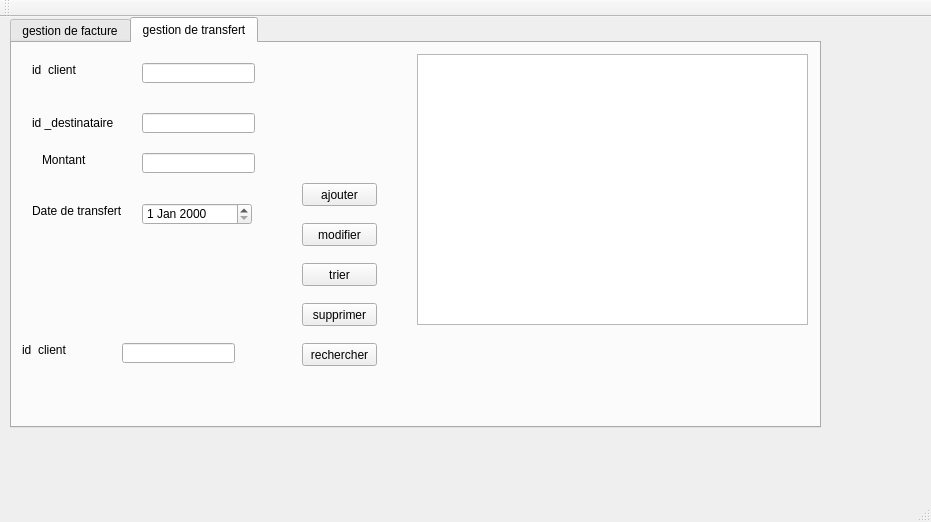
<?xml version="1.0" encoding="UTF-8"?>
<ui version="4.0">
 <class>MainWindow</class>
 <widget class="QMainWindow" name="MainWindow">
  <property name="geometry">
   <rect>
    <x>0</x>
    <y>0</y>
    <width>931</width>
    <height>522</height>
   </rect>
  </property>
  <property name="windowTitle">
   <string>Gestion des Factures</string>
  </property>
  <widget class="QWidget" name="centralWidget">
   <widget class="QTabWidget" name="tabWidget">
    <property name="geometry">
     <rect>
      <x>10</x>
      <y>0</y>
      <width>811</width>
      <height>411</height>
     </rect>
    </property>
    <property name="currentIndex">
     <number>1</number>
    </property>
    <widget class="QWidget" name="tab">
     <attribute name="title">
      <string>gestion de facture</string>
     </attribute>
     <widget class="QLabel" name="label">
      <property name="geometry">
       <rect>
        <x>20</x>
        <y>30</y>
        <width>61</width>
        <height>16</height>
       </rect>
      </property>
      <property name="text">
       <string>Identifiant</string>
      </property>
     </widget>
     <widget class="QLabel" name="label_2">
      <property name="geometry">
       <rect>
        <x>20</x>
        <y>90</y>
        <width>47</width>
        <height>13</height>
       </rect>
      </property>
      <property name="text">
       <string>type</string>
      </property>
     </widget>
     <widget class="QLabel" name="label_3">
      <property name="geometry">
       <rect>
        <x>20</x>
        <y>150</y>
        <width>47</width>
        <height>13</height>
       </rect>
      </property>
      <property name="text">
       <string>prix</string>
      </property>
     </widget>
     <widget class="QLineEdit" name="lineEdit_id">
      <property name="geometry">
       <rect>
        <x>130</x>
        <y>30</y>
        <width>113</width>
        <height>20</height>
       </rect>
      </property>
     </widget>
     <widget class="QLineEdit" name="lineEdit_type">
      <property name="geometry">
       <rect>
        <x>130</x>
        <y>90</y>
        <width>113</width>
        <height>20</height>
       </rect>
      </property>
     </widget>
     <widget class="QLineEdit" name="lineEdit_prix">
      <property name="geometry">
       <rect>
        <x>130</x>
        <y>150</y>
        <width>113</width>
        <height>20</height>
       </rect>
      </property>
     </widget>
     <widget class="QPushButton" name="pb_ajouter">
      <property name="geometry">
       <rect>
        <x>280</x>
        <y>140</y>
        <width>75</width>
        <height>23</height>
       </rect>
      </property>
      <property name="text">
       <string>Ajouter</string>
      </property>
     </widget>
     <widget class="QPushButton" name="modifier">
      <property name="geometry">
       <rect>
        <x>280</x>
        <y>170</y>
        <width>75</width>
        <height>23</height>
       </rect>
      </property>
      <property name="text">
       <string>modifier</string>
      </property>
     </widget>
     <widget class="QPushButton" name="pushButton_tri">
      <property name="geometry">
       <rect>
        <x>280</x>
        <y>200</y>
        <width>71</width>
        <height>23</height>
       </rect>
      </property>
      <property name="text">
       <string>trier</string>
      </property>
     </widget>
     <widget class="QPushButton" name="pb_supprimer">
      <property name="geometry">
       <rect>
        <x>280</x>
        <y>230</y>
        <width>75</width>
        <height>23</height>
       </rect>
      </property>
      <property name="text">
       <string>Supprimer</string>
      </property>
     </widget>
     <widget class="QPushButton" name="pushButton">
      <property name="geometry">
       <rect>
        <x>280</x>
        <y>260</y>
        <width>75</width>
        <height>23</height>
       </rect>
      </property>
      <property name="text">
       <string>rechercher</string>
      </property>
     </widget>
     <widget class="QLineEdit" name="lineEdit_id_2">
      <property name="geometry">
       <rect>
        <x>130</x>
        <y>260</y>
        <width>113</width>
        <height>20</height>
       </rect>
      </property>
     </widget>
     <widget class="QLabel" name="label_4">
      <property name="geometry">
       <rect>
        <x>30</x>
        <y>260</y>
        <width>61</width>
        <height>16</height>
       </rect>
      </property>
      <property name="text">
       <string>Identifiant</string>
      </property>
     </widget>
     <widget class="QTableView" name="tabfacture">
      <property name="geometry">
       <rect>
        <x>430</x>
        <y>20</y>
        <width>361</width>
        <height>261</height>
       </rect>
      </property>
     </widget>
    </widget>
    <widget class="QWidget" name="tab_2">
     <attribute name="title">
      <string>gestion de transfert</string>
     </attribute>
     <widget class="QLabel" name="label_5">
      <property name="geometry">
       <rect>
        <x>20</x>
        <y>20</y>
        <width>47</width>
        <height>13</height>
       </rect>
      </property>
      <property name="text">
       <string>id_client</string>
      </property>
     </widget>
     <widget class="QLineEdit" name="lineEdit_idclient">
      <property name="geometry">
       <rect>
        <x>130</x>
        <y>20</y>
        <width>113</width>
        <height>20</height>
       </rect>
      </property>
     </widget>
     <widget class="QLineEdit" name="lineEdit_iddest">
      <property name="geometry">
       <rect>
        <x>130</x>
        <y>70</y>
        <width>113</width>
        <height>20</height>
       </rect>
      </property>
     </widget>
     <widget class="QLineEdit" name="lineEdit_montant">
      <property name="geometry">
       <rect>
        <x>130</x>
        <y>110</y>
        <width>113</width>
        <height>20</height>
       </rect>
      </property>
     </widget>
     <widget class="QDateEdit" name="dateEdit_date">
      <property name="geometry">
       <rect>
        <x>130</x>
        <y>160</y>
        <width>110</width>
        <height>22</height>
       </rect>
      </property>
     </widget>
     <widget class="QLabel" name="label_6">
      <property name="geometry">
       <rect>
        <x>20</x>
        <y>70</y>
        <width>101</width>
        <height>20</height>
       </rect>
      </property>
      <property name="text">
       <string>id _destinataire</string>
      </property>
     </widget>
     <widget class="QLabel" name="label_7">
      <property name="geometry">
       <rect>
        <x>30</x>
        <y>110</y>
        <width>47</width>
        <height>13</height>
       </rect>
      </property>
      <property name="text">
       <string>Montant</string>
      </property>
     </widget>
     <widget class="QLabel" name="label_8">
      <property name="geometry">
       <rect>
        <x>20</x>
        <y>160</y>
        <width>91</width>
        <height>16</height>
       </rect>
      </property>
      <property name="text">
       <string>Date de transfert</string>
      </property>
     </widget>
     <widget class="QPushButton" name="pushButton_ajouter2">
      <property name="geometry">
       <rect>
        <x>290</x>
        <y>140</y>
        <width>75</width>
        <height>23</height>
       </rect>
      </property>
      <property name="text">
       <string>ajouter</string>
      </property>
     </widget>
     <widget class="QPushButton" name="pushButton_3">
      <property name="geometry">
       <rect>
        <x>290</x>
        <y>180</y>
        <width>75</width>
        <height>23</height>
       </rect>
      </property>
      <property name="text">
       <string>modifier</string>
      </property>
     </widget>
     <widget class="QPushButton" name="pushButton_4">
      <property name="geometry">
       <rect>
        <x>290</x>
        <y>220</y>
        <width>75</width>
        <height>23</height>
       </rect>
      </property>
      <property name="text">
       <string>trier</string>
      </property>
     </widget>
     <widget class="QPushButton" name="supprimer_transfert">
      <property name="geometry">
       <rect>
        <x>290</x>
        <y>260</y>
        <width>75</width>
        <height>23</height>
       </rect>
      </property>
      <property name="text">
       <string>supprimer</string>
      </property>
     </widget>
     <widget class="QPushButton" name="pushButton_6">
      <property name="geometry">
       <rect>
        <x>290</x>
        <y>300</y>
        <width>75</width>
        <height>23</height>
       </rect>
      </property>
      <property name="text">
       <string>rechercher</string>
      </property>
     </widget>
     <widget class="QLabel" name="label_9">
      <property name="geometry">
       <rect>
        <x>10</x>
        <y>300</y>
        <width>47</width>
        <height>13</height>
       </rect>
      </property>
      <property name="text">
       <string>id_client</string>
      </property>
     </widget>
     <widget class="QLineEdit" name="lineEdit_metier">
      <property name="geometry">
       <rect>
        <x>110</x>
        <y>300</y>
        <width>113</width>
        <height>20</height>
       </rect>
      </property>
     </widget>
     <widget class="QTableView" name="tabtransfert">
      <property name="geometry">
       <rect>
        <x>405</x>
        <y>11</y>
        <width>391</width>
        <height>271</height>
       </rect>
      </property>
     </widget>
    </widget>
   </widget>
  </widget>
  <widget class="QMenuBar" name="menuBar">
   <property name="geometry">
    <rect>
     <x>0</x>
     <y>0</y>
     <width>931</width>
     <height>21</height>
    </rect>
   </property>
  </widget>
  <widget class="QToolBar" name="mainToolBar">
   <attribute name="toolBarArea">
    <enum>TopToolBarArea</enum>
   </attribute>
   <attribute name="toolBarBreak">
    <bool>false</bool>
   </attribute>
  </widget>
  <widget class="QStatusBar" name="statusBar"/>
 </widget>
 <layoutdefault spacing="6" margin="11"/>
 <resources/>
 <connections/>
</ui>
